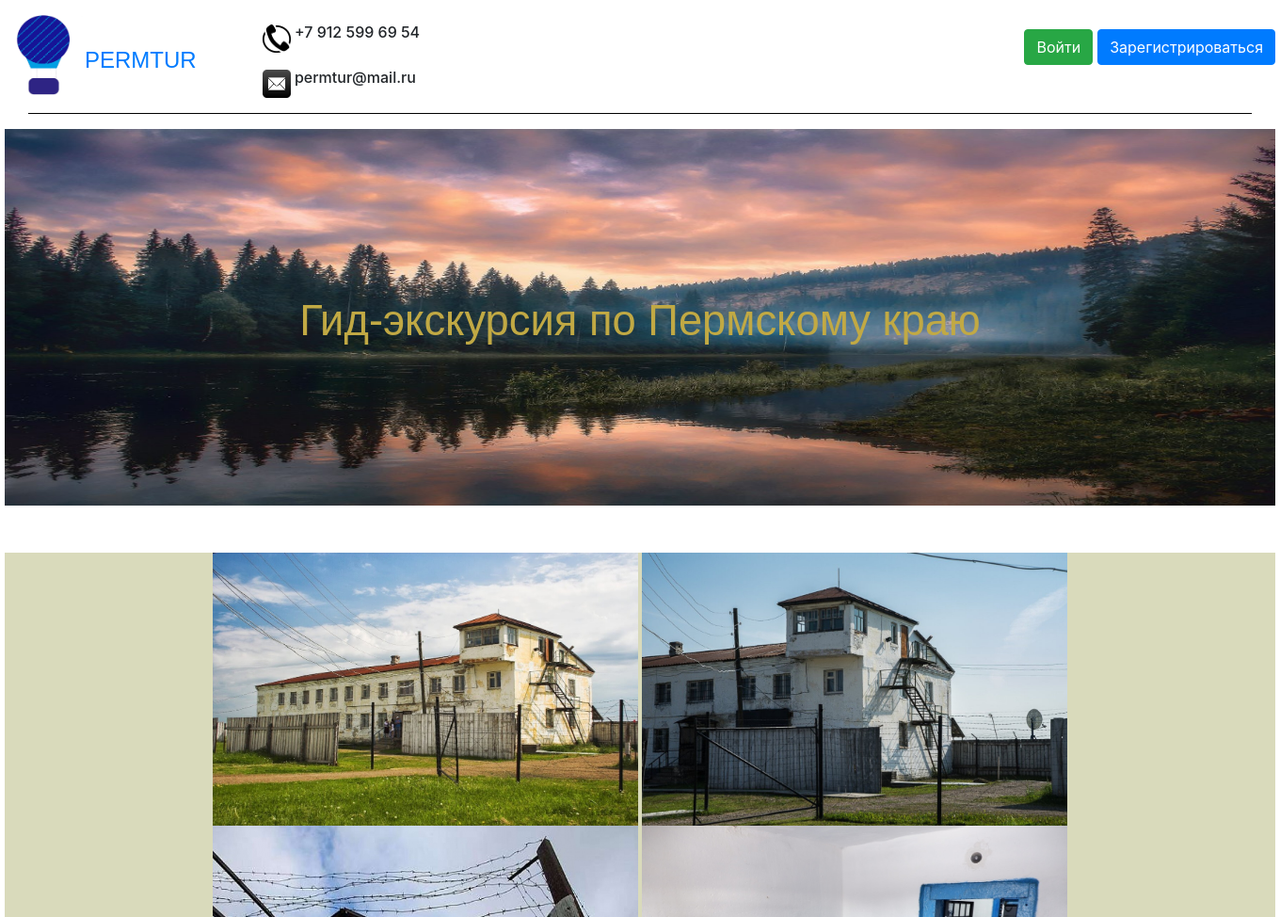
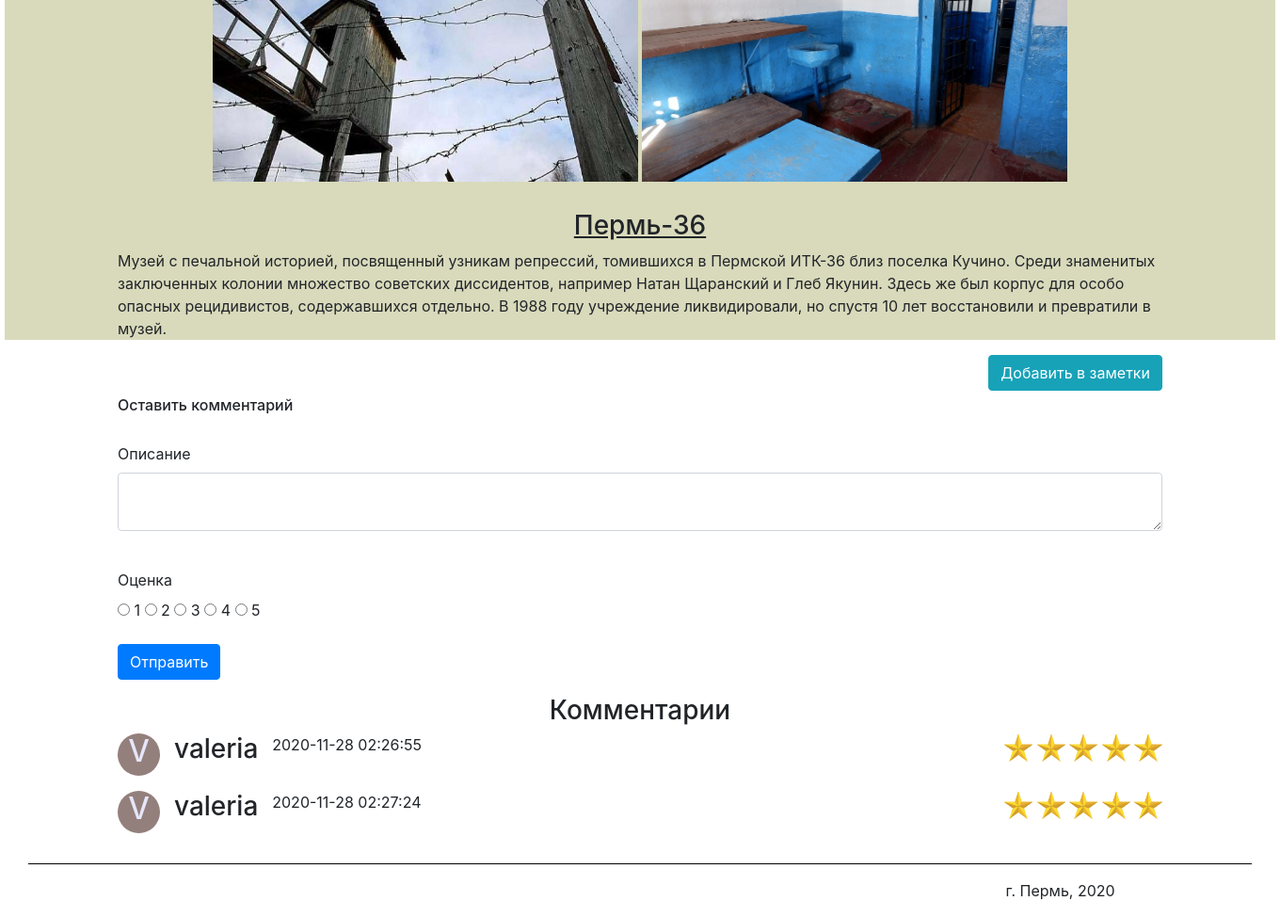
Screenshot of /Perm_36 with the database file from the repository (2 pictures, top to bottom).
### data/comments.py (models this page shows)
class Comment(SqlAlchemyBase):
    __tablename__ = 'comment'
    id = sqlalchemy.Column(sqlalchemy.Integer,
                           primary_key=True, autoincrement=True)
    description = sqlalchemy.Column(sqlalchemy.String)
    sight = sqlalchemy.Column(sqlalchemy.String)
    nickname = sqlalchemy.Column(sqlalchemy.String)
    email = sqlalchemy.Column(sqlalchemy.String)
    mark = sqlalchemy.Column(sqlalchemy.Integer)
    datetime = sqlalchemy.Column(sqlalchemy.String)

### main.py (the view, shortened to what this page needs)
    @app.route('/<sight>', methods=['GET', 'POST'])
    def sights(sight):
        sights = {"Ancient_volcano": "Древний вулкан",
                  "Basegi_Nature_Reserve": "Заповедник Басеги",
                  "Blue_lakes": "Голубые озёра", "Cathedral_square": "Соборная площадь",
                  "Perm_36": "Пермь-36", "Usva_pillars": "Устьвинские столбы",
                  "Vakutin_stone": "Вакутин камень",
                  "Vishera_nature_reserve": "Вишерский заповедник"}
        sights2 = ["Ancient_volcano", "Basegi_Nature_Reserve", "Blue_lakes", "Cathedral_square",
                  "Perm_36", "Usva_pillars", "Vakutin_stone", "Vishera_nature_reserve"]
        form = CommentForm()
        if sight in sights2:
            return render_template(sight + ".html",
                                   sight=sight, title=sights[sight],
                                   Comment=Comment, session=session, form=form, User=User)
        else:
            return render_template("add_post_page.html", title=sight, Post=Post, form=form,
                                   sight=sight, session=session, Comment=Comment, User=User)

### data/comment_form.py
class CommentForm(FlaskForm):
    description = TextAreaField('Описание')
    mark = RadioField('Оценка', choices=[('one_point', '1'), ('two_points', '2'),
                                         ('three_points', '3'), ('four_points', '4'),
                                         ('five_points', '5')], validators=[DataRequired()])
    submit = SubmitField('Отправить')

### templates/Perm_36.html
{% extends "header_footer.html" %}
{% block content %}
    <div style="text-align: center; margin-top: 50px;">
        <figure class="sight_caption_redirect">
            <img src="static/images/sights/Пермь-36.jpg" class="sight1_redirect">
            <img src="static/images/sights/Пермь-36_2.jpg" class="sight1_redirect">
            <img src="static/images/sights/Пермь-36_3.jpg" class="sight1_redirect">
            <img src="static/images/sights/Пермь-36_4.jpg" class="sight1_redirect">
                <h3 style="margin-top: 30px;"><u>Пермь-36</u></h3>
                <main role="main" class="container">
                    <p style="text-align: left;">Музей с печальной историей,
                        посвященный узникам репрессий, томившихся в Пермской
                        ИТК-36 близ поселка Кучино. Среди знаменитых заключенных
                        колонии множество советских диссидентов, например Натан
                        Щаранский и Глеб Якунин. Здесь же был корпус для особо
                        опасных рецидивистов, содержавшихся отдельно. В 1988 году учреждение
                        ликвидировали, но спустя 10 лет восстановили и превратили в музей.</p>
                    {% set note_href = "add_note/" + "Perm_36" %}
                    <a style=" float: right;" class="btn btn-info" href="{{ note_href }}">Добавить в заметки</a>
                </main>
        </figure>
    </div>
    {% include "comment.html" %}
{% endblock %}

### templates/comment.html (shortened to what this page needs)
<div>
    <main role="main" class="container">
        <h6 style="margin-bottom: 30px; margin-top: 60px;">Оставить комментарий</h6>
        <form action="" method="post">
            <p>
                {{ form.description.label }}<br>
                {{ form.description(class="form-control", type="description") }}<br>
            </p>
            <p>
                 {{ form.mark.label }}<br>
                 {% for mark in form.mark %}
                     {{ mark }}
                     {{ mark.label }}
                 {% endfor %}
             </p>
            <p>{{ form.submit(type="submit", class="btn btn-primary") }}</p>
        </form>
        <h3 style="text-align: center;">Комментарии</h3>
        {% set comment = session.query(Comment) %}
        {% set user = session.query(User) %}
        {% for i in range(session.query(Comment).count()) %}
            {% if comment[i].sight == sight %}
                <div>
                    {% for j in range(session.query(User).count()) %}
                        {% if comment[i].nickname == user[j].nickname %}
                            <div style="margin-right: 15px; background: {{ user[j].avatar_color }};" class="circle">
                                <h2 style="text-align: center; color: #E6E6FA;"> {{ comment[i].nickname[0].upper() }} </h2>
                            </div>
                        {% endif %}
                    {% endfor %}
                    <h3 style="float: left;">{{ comment[i].nickname }} &#160;</h3>
                    <p style="float: left;">{{ comment[i].datetime }}</p>
                    {% set points = {"one_point": 1, "two_points": 2, "three_points": 3,
                        "four_points":4, "five_points": 5} %}
                        <div style="float: right;">
                        {% for i in range(points[comment[i].mark]) %}
                            <img style="width: 30px; height: 30px;" src="/static/images/star.jpg">
                        {% endfor %}
                        </div>
                </div>
            {% endif %}
        {% endfor %}
    </main>
</div>

### static/css/style.css (style rules this page uses)
.sight1_redirect { width: 452px; height: 290px; }
.sight_caption_redirect { background: #d9dabb; display: block; margin: 0 0px 0px 0; text-align: center; }
.circle { float: left; width: 45px; height: 45px; -webkit-border-radius: 25px; -moz-border-radius: 25px; border-radius: 25px; }

### rows the page displays
Comment: nickname "V", nickname "valeria", datetime "2020-11-28 02:26:55", sight "Perm_36" (drawn)
Comment: nickname "V", nickname "valeria", datetime "2020-11-28 02:27:24", sight "Perm_36" (drawn)

### other values shown
{{ mark.label }} "1" "2" "3" "4" "5"
